Frame 1 (no input): blank canvas, image omitted
Frame 60 (no input): blank canvas, image omitted
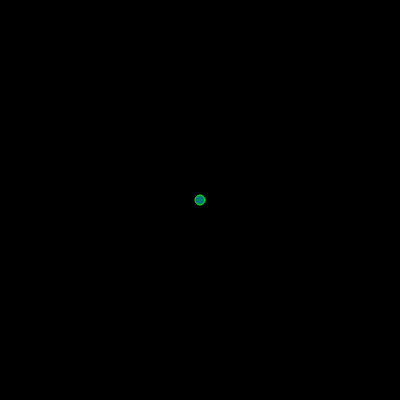
Frame 120 (the mouse pressed at the canvas centre since frame 60)

The p5.js sketch whose frames 1 and 60 were blank and that drew this single picture after the mouse press (run headless with seeded random() and noise() and a simulated clock; from frame 60 on, the mouse is pressed at the canvas centre):

// p5.js sketch
// ── sketch.js
function setup() {
  createCanvas(400, 400)
  background(0, 0, 0)
}

function draw() {
  background(0)
  fill(0, 120, 120)
  stroke(0, 255, 0)
  ellipse(mouseX, mouseY, 10, 10)
}
